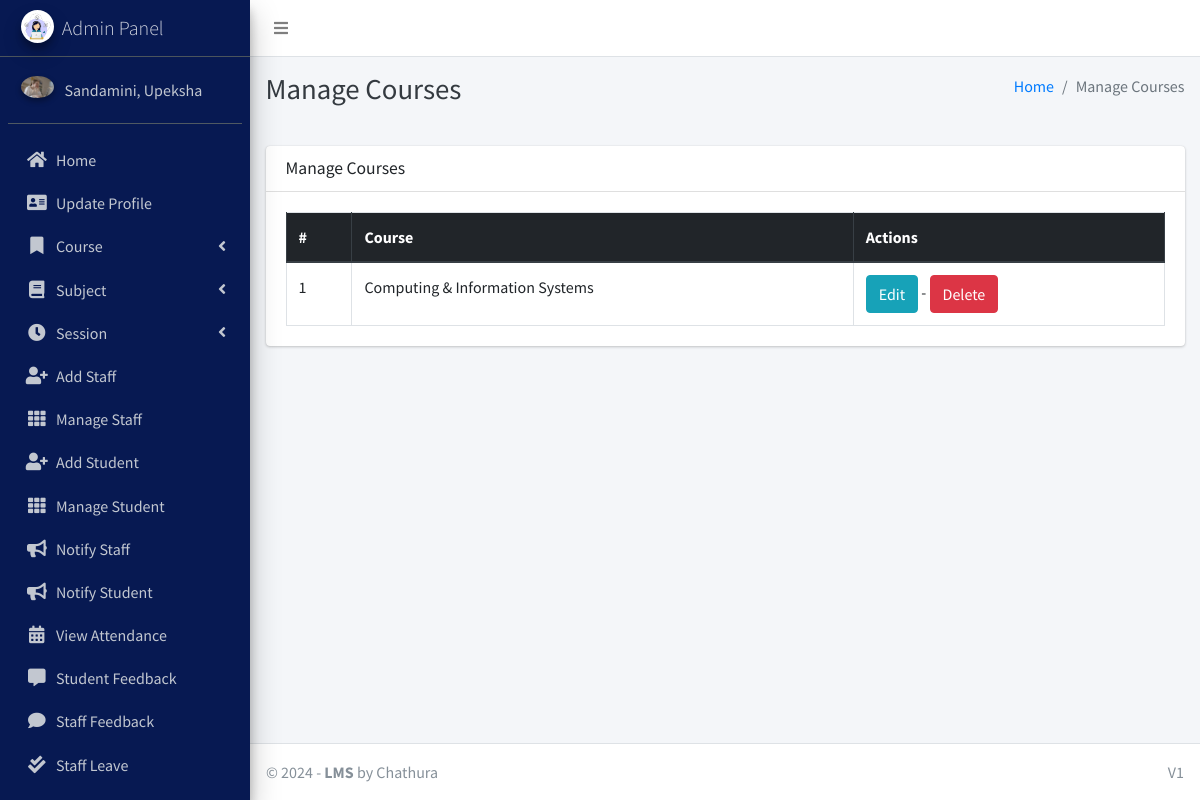
/course/manage/ (signed in), run on the app's committed database.
### main_app/models.py (models this page shows, shortened)
class CustomUser(AbstractUser):
    USER_TYPE = ((1, "HOD"), (2, "Staff"), (3, "Student"))
    GENDER = [("M", "Male"), ("F", "Female")]
    username = None  # Removed username, using email instead
    email = models.EmailField(unique=True)
    user_type = models.CharField(default=1, choices=USER_TYPE, max_length=1)
    gender = models.CharField(max_length=1, choices=GENDER)
    profile_pic = models.ImageField()
    address = models.TextField()
    fcm_token = models.TextField(default="")  # For firebase notifications
    created_at = models.DateTimeField(auto_now_add=True)
    updated_at = models.DateTimeField(auto_now=True)
    USERNAME_FIELD = "email"
    REQUIRED_FIELDS = []
    objects = CustomUserManager()
    def __str__(self):
        return self.last_name + ", " + self.first_name

class Course(models.Model):
    name = models.CharField(max_length=120)
    created_at = models.DateTimeField(auto_now_add=True)
    updated_at = models.DateTimeField(auto_now=True)

### main_app/hod_views.py (the view)
# urls.py: path("course/manage/", hod_views.manage_course, name='manage_course'),
def manage_course(request):
    courses = Course.objects.all()
    context = {
        'courses': courses,
        'page_title': 'Manage Courses'
    }
    return render(request, "hod_template/manage_course.html", context)

### main_app/templates/hod_template/manage_course.html
{% extends 'main_app/base.html' %}
{% load static %}
{% block page_title %}{{page_title}}{% endblock page_title %}
{% block content %}
<section class="content">
    <div class="container-fluid">
        <div class="row">
            <div class="col-md-12">
                <div class="card">
                    <div class="card-header">
                        <h3 class="card-title">{{page_title}}</h3>
                    </div>
                    <div class="card-body">
                        <table id="example2" class="table table-bordered table-hover">
                            <thead class="thead-dark">
                                <tr>
                                    <th>#</th>
                                    <th>Course</th>
                                    <th>Actions</th>
                                </tr>
                            </thead>
                            <tbody>
                                {% for course in courses %}
                                <tr>
                                    <td>{{ forloop.counter }}</td>
                                    <td>{{course.name}}</td>
                                    <td>
                                        <a href="{% url 'edit_course' course.id %}" class="btn btn-info">Edit</a> -
                                        <a href="{% url 'delete_course' course.id %}" onclick="return confirm('Are you sure you want to delete this course ?')" class="btn btn-danger">Delete</a>
                                    </td>
                                </tr>
                                {% endfor %}
                            </tbody>
                        </table>
                    </div>
                </div>
            </div>
        </div>
    </div>
</section>
{% endblock content %}

### main_app/templates/main_app/sidebar_template.html (shortened to what this page needs)
{% load static %}
<aside class="main-sidebar sidebar-dark-info elevation-4">
    {% if request.user.user_type == '1' %}
    <a href="{% url 'admin_home' %}" class="brand-link">
        <img src="{% static 'dist/img/cmsl.png' %} " alt="AdminLTE Logo"
            class="brand-image img-circle elevation-3" >
        <span class="brand-text font-weight-light">Admin Panel</span>
    </a>
    <div class="sidebar">
        <div class="user-panel mt-3 pb-3 mb-3 d-flex">
            <div class="image">
                <img src="{{ request.user.profile_pic}}" class="img-circle elevation-2" alt="User Image">
            </div>
            <div class="info">
                <a href="#" class="d-block">{{user}}</a>
            </div>
        </div>
        <nav class="mt-2">
            <ul class="nav nav-pills nav-sidebar flex-column" data-widget="treeview" role="menu" data-accordion="false">
                <li class="nav-item">
                    {% url 'admin_home' as admin_home %}
                    <a href="{{admin_home}}" class="nav-link {% if admin_home == request.path %} active {% endif %}">
                        <i class="nav-icon fas fa-home"></i>
                        <p>
                            Home
                        </p>
                    </a>
                </li>
                <li class="nav-item">
                    {% url 'admin_view_profile' as admin_view_profile %}
                    <a href="{{admin_view_profile}}"
                        class="nav-link {% if admin_view_profile == request.path %} active {% endif %}">
                        <i class="nav-icon fas fa-address-card"></i>
                        <p>
                            Update Profile
                        </p>
                    </a>
                </li>
                <li class="nav-item has-treeview">
                    <a href="#" class="nav-link">
                        <i class="nav-icon fas fa-bookmark"></i>
                        <p>
                            Course
                            <i class="fas fa-angle-left right"></i>
                        </p>
                    </a>
                </li>
                <li class="nav-item has-treeview">
                    <a href="#" class="nav-link">
                        <i class="nav-icon fas fa-book"></i>
                        <p>
                            Subject
                            <i class="fas fa-angle-left right"></i>
                        </p>
                    </a>
                </li>
                <li class="nav-item has-treeview">
                    <a href="#" class="nav-link">
                        <i class="nav-icon fas fa-clock"></i>
                        <p>
                            Session
                            <i class="fas fa-angle-left right"></i>
                        </p>
                    </a>
                </li>
                <li class="nav-item">
                    {% url 'add_staff' as add_staff %}
                    <a href="{{add_staff}}" class="nav-link {% if add_staff == request.path %} active {% endif %}">
                        <i class="nav-icon fas fa-user-plus"></i>
                        <p>
                            Add Staff
                        </p>
                    </a>
                </li>
                <li class="nav-item">
                    {% url 'manage_staff' as manage_staff %}
                    {% url 'edit_staff' staff_id as edit_staff %}
                    <a href="{{manage_staff}}"
                        class="nav-link {% if manage_staff == request.path or request.path == edit_staff %} active {% endif %}">
                        <i class="nav-icon fas fa-th"></i>
                        <p>
                            Manage Staff
                        </p>
                    </a>
                </li>
                <li class="nav-item">
                    {% url 'add_student' as add_student%}
                    <a href="{{add_student}}" class="nav-link  {% if add_student == request.path %} active {% endif %}">
                        <i class="nav-icon fas fa-user-plus"></i>
                        <p>
                            Add Student
                        </p>
                    </a>
                </li>
                <li class="nav-item">
                    {% url 'manage_student' as manage_student %}
                    {% url 'edit_student' student_id as edit_student %}
                    <a href="{{manage_student}}"
                        class="nav-link  {% if edit_student == request.path or manage_student == request.path %} active {% endif %}">
                        <i class="nav-icon fas fa-th"></i>
                        <p>
                            Manage Student
                        </p>
                    </a>
                </li>
                <li class="nav-item">
                    {% url 'admin_notify_staff' as admin_notify_staff %}
                    <a href="{{admin_notify_staff}}"
                        class="nav-link {% if admin_notify_staff == request.path %} active {% endif %}">
                        <i class="nav-icon fas fa-bullhorn"></i>
                        <p>
                            Notify Staff
                        </p>
                    </a>
                </li>
                <li class="nav-item">
                    {% url 'admin_notify_student' as admin_notify_student %}
                    <a href="{{admin_notify_student}}"
                        class="nav-link {% if admin_notify_student == request.path %} active {% endif %}">
                        <i class="nav-icon fas fa-bullhorn"></i>
                        <p>
                            Notify Student
                        </p>
                    </a>
                </li>
                <li class="nav-item">
                    {% url 'admin_view_attendance' as admin_view_attendance %}
                <li class="nav-item">
                    <a href="{{admin_view_attendance}}"
                        class="nav-link  {% if admin_view_attendance == request.path %} active {% endif %}">
                        <i class="nav-icon fas fa-calendar-alt"></i>
                        <p>
                            View Attendance
                        </p>
                    </a>
                </li>
                <li class="nav-item">
                    {% url 'student_feedback_message' as student_feedback_message %}
                    <a href="{{ student_feedback_message }}"
                        class="nav-link  {% if student_feedback_message == request.path %} active {% endif %}">
                        <i class="nav-icon fas fa-comment-alt"></i>
                        <p>
                            Student Feedback
                        </p>
                    </a>
                </li>
                <li class="nav-item">
                    {% url 'staff_feedback_message' as staff_feedback_message %}
                    <a href="{{staff_feedback_message}}"
                        class="nav-link   {% if staff_feedback_message == request.path %} active {% endif %}">
                        <i class="nav-icon fas fa-comment"></i>
                        <p>
                            Staff Feedback
                        </p>
                    </a>
                </li>
                <li class="nav-item">
                    {% url 'view_staff_leave' as view_staff_leave %}
                    <a href="{{view_staff_leave}}"
                        class="nav-link  {% if view_staff_leave == request.path %} active {% endif %}">
                        <i class="nav-icon fas fa-check-double"></i>
                        <p>
                            Staff Leave
                        </p>
                    </a>
                </li>
                <li class="nav-item">
                    {% url 'view_student_leave' as view_student_leave %}
                    <a href="{% url 'view_student_leave' %}"
                        class="nav-link  {% if view_student_leave == request.path %} active {% endif %}">
                    </a>
                </li>
                                        {% endif %}
                                    </ul>
                                </nav>
                            </div>
</aside>

### data on the page
CustomUser: user.profile_pic (picture), last_name+first_name "Sandamini, Upeksha"
Course: name "Computing & Information Systems"

### other printed values
{{ page_title }} "Manage Courses"
